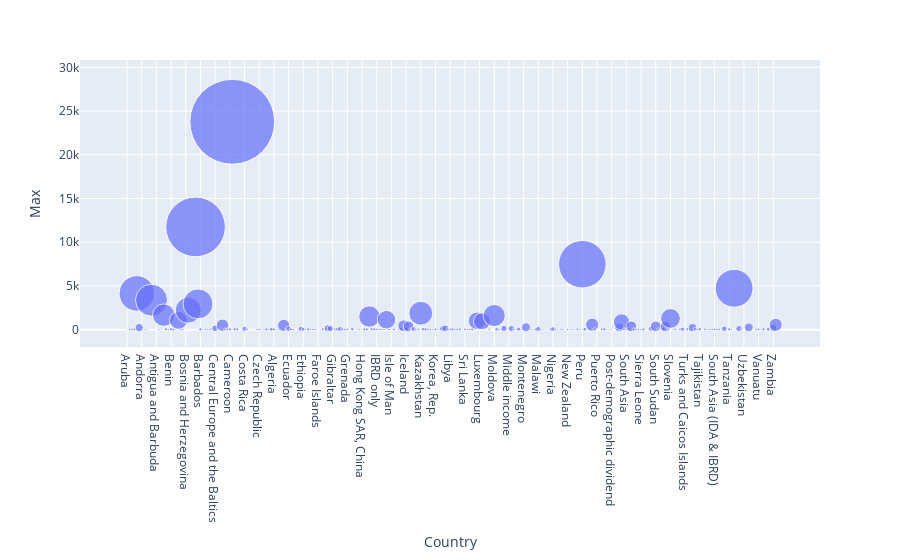

Notebook source saved alongside this figure:
### Code cell
fig = px.scatter(df, x="Country", y="Max",size="Max",
                 size_max=60)
fig.show()

### Figure 1 — Plotly figure (JSON) as saved in the notebook; plotly's stock layout.template omitted (floating-point values rounded to 4 significant figures; data arrays with more than 128 entries replaced by an {"elided": "..."} marker saying what was removed)
{"data": [{"hovertemplate": "Country=%{x}<br>Max=%{marker.size}<extra></extra>", "legendgroup": "", "marker": {"color": "#636efa", "size": {"elided": "266 float values"}, "sizemode": "area", "sizeref": 6.604, "symbol": "circle"}, "mode": "markers", "name": "", "orientation": "v", "showlegend": false, "type": "scatter", "x": {"elided": "266 str values"}, "xaxis": "x", "y": {"elided": "266 float values"}, "yaxis": "y"}], "layout": {"legend": {"itemsizing": "constant", "tracegroupgap": 0}, "margin": {"t": 60}, "xaxis": {"anchor": "y", "domain": [0, 1], "title": {"text": "Country"}}, "yaxis": {"anchor": "x", "domain": [0, 1], "title": {"text": "Max"}}}}
